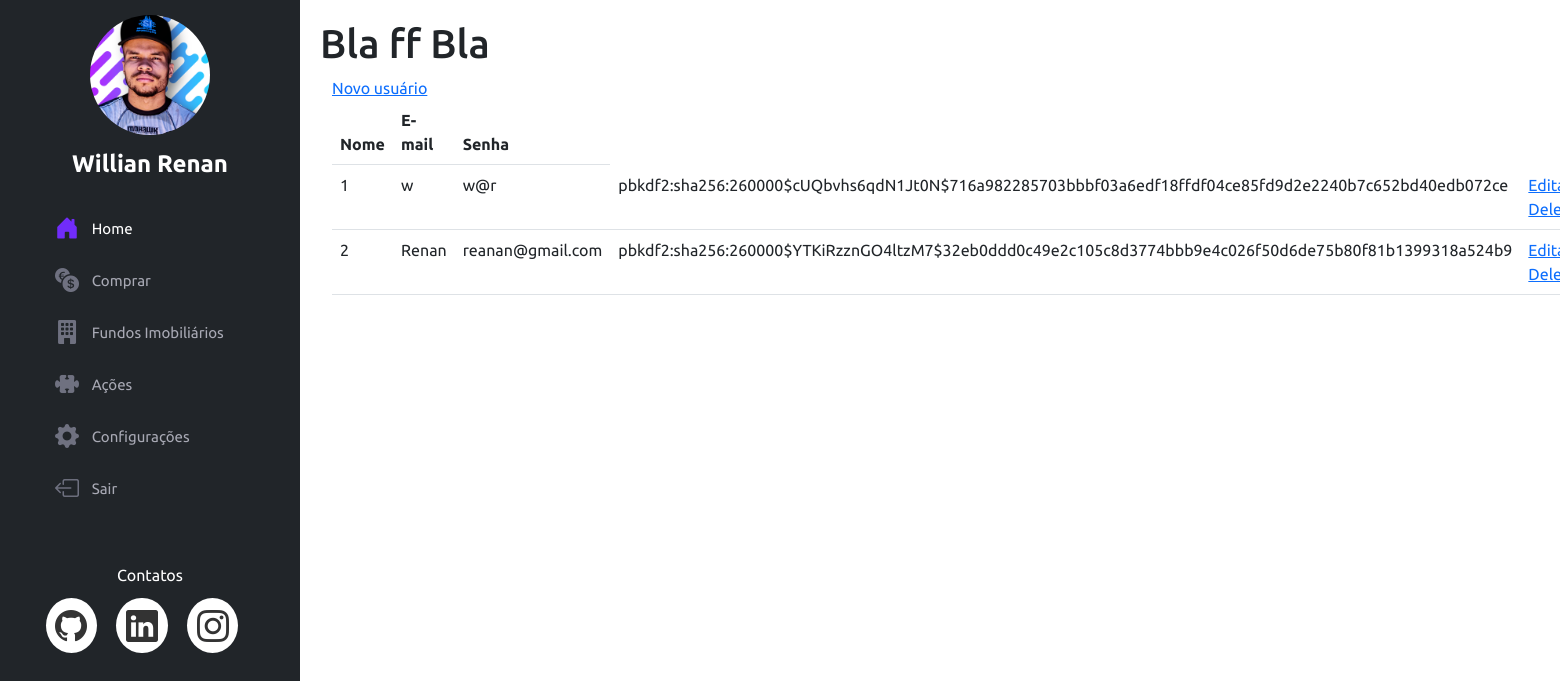
The page /index (signed in) on the database its author committed.
### mywalletproject/ext/database.py (models this page shows, shortened)
class User(db.Model, SerializerMixin, UserMixin):
    id = db.Column(db.Integer, primary_key=True, autoincrement=True)
    nome = db.Column(db.String(80), unique=True, nullable=False)
    email = db.Column(db.String(120), unique=True, nullable=False)
    senha = db.Column(db.String(120), nullable=False)

### mywalletproject/blueprints/views.py (the view)
    @app.route("/index")
    @login_required
    def index():
        usuarios = User.query.all()
        return render_template("index.html", usuarios=usuarios)

### mywalletproject/ext/auth.py (called while the page is built)
@login_manager.user_loader
def load_user(user_id):
    return User.query.get(int(user_id))

### mywalletproject/templates/index.html (shortened to what this page needs)
<!DOCTYPE html>
<html lang="pt-br">
<head>
    <link rel="stylesheet" href="../static/bootstrap/css/bootstrap.css">
    <link rel="stylesheet" href="https://cdn.jsdelivr.net/npm/bootstrap-icons@1.10.3/font/bootstrap-icons.css">
    <link rel="stylesheet" href="../static/style.css">
</head>
<body>
    <aside id="header">
        <section class="profile">
            <img src="../static/img/profile-pic (6).png "alt="foto usuario">
            <h1>Willian Renan</h1>
        </section>
        <nav id="navBar" class="nav-menu">
            <ul class="nav flex-column">
                <li class="nav-item">
                  <a class="nav-link active" aria-current="page" href="/index"><i class="bi bi-house-door-fill"></i>  Home</a>
                </li>
                <li class="nav-item">
                  <a class="nav-link" href="/add"><i class="bi bi-currency-exchange"></i>  Comprar</a>
                </li>
                <li class="nav-item">
                  <a class="nav-link" href="/fundos-imobiliarios"><i class="bi bi-building-fill"></i>  Fundos Imobiliários</a>
                </li>
                <li class="nav-item">
                    <a class="nav-link" href="/acoes"><i class="bi bi-puzzle-fill"></i>  Ações</a>
                </li>
                <li class="nav-item">
                    <a class="nav-link" href="/configuracao"><i class="bi bi-gear-fill"></i>  Configurações</a>
                </li>
                <li class="nav-item">
                    <a class="nav-link" href="/logout"><i class="bi bi-box-arrow-left"></i> Sair</a>
                </li>
              </ul>
        </nav>
        <section class="profile">
            <div class="social-links mt-4 text-center">
                <p> Contatos</p>
                <a target="_blank" href="#"><i class="bi bi-github"></i></a>
                <a target="_blank" href="#"><i class="bi bi-linkedin"></i></a>
                <a target="_blank" href="#"><i class="bi bi-instagram"></i></a>
            </div>
        </section>
    </aside>
    <main id="main">
            <h1> Bla ff Bla</h1>
            <div class="container">
                <div class="col-xs-12">
                    <a href="/add">Novo usuário</a>
                </div>
                <div class="row">
                    <div class="col-xs-12">
                        <table class="table">
                            <thead>
                                <tr>
                                    <th>Nome</th>
                                    <th>E-mail</th>
                                    <th>Senha</th>
                                </tr>
                                <tbody>
                                    {% for u in usuarios%}
                                    <tr>
                                        <td>{{u.id}}</td>
                                        <td>{{u.nome}}</td>
                                        <td>{{u.email}}</td>
                                        <td>{{u.senha}}</td>
                                        <td>
                                            <a href="/edit/{{u.id}}"> Editar</a>
                                            <a href="/delete/{{u.id}}"> Deletar</a>
                                        </td>
                                    </tr>
                                    {%endfor%}
                                </tbody>
                            </thead>
                        </table>
                    </div>
                </div>
            </div>
    </main>
</body>
</html>

### mywalletproject/static/style.css (style rules this page uses)
html, body { font-family: Ubuntu,Arial; width: 100%; height: 100%; }
#header { position:fixed; top: 0; left: 0; bottom: 0; background: #212529;; overflow-y: auto; width: 300px; transition: all ease-in-out 0.5s; padding: 0 15px; z-index: 9992; }
#header .profile img { margin: 15px auto; display: block; width: 120px ; border-radius: 50%; }
#header .profile h1 { font-size: 24px; margin: 0; padding: 0; font-weight: 700; text-align: center; color: white; }
#header .profile .social-links { margin-top: 350px; }
#header .profile .social-links a { font-size: 2rem; background:white ; color: #333; padding: 0.6rem; margin-right: 1rem; border-radius: 50%; text-decoration: nome; }
#header .profile p { color: #ffffff; margin-bottom: 15px; }
.nav-menu { padding: 1.5rem; }
.nav-menu a, .nav-menu a:focus { display: flex; align-items: center; color: #a8a9b4; font-size: 15px; background-color: none; }
.nav-menu a i, .nav-menu a:focus i { font-size: 24px; padding-right: 0.8rem; color: #6f7180; }
.nav-menu a:hover , .nav-menu .active, .nav-menu .active:focus, .nav-menu li :hover > a { text-decoration: none; color: #ffffff; }
.nav-menu a:hover i , .nav-menu .active i, .nav-menu .active:focus i, .nav-menu li :hover > a i { text-decoration: none; color: #712cf9; }
#main { margin-left: 300px; padding: 20px; }

### rows shown on the page
User: id "1", nome "w", email "w@r", senha "pbkdf2:sha256:260000$cUQbvhs6qdN1Jt0N$716a982285703bbbf03a6edf18ffdf04ce85fd9d2e2240b7c652bd40edb072ce"
User: id "2", nome "Renan", email "reanan@gmail.com", senha "pbkdf2:sha256:260000$YTKiRzznGO4ltzM7$32eb0ddd0c49e2c105c8d3774bbb9e4c026f50d6de75b80f81b1399318a524b9"
